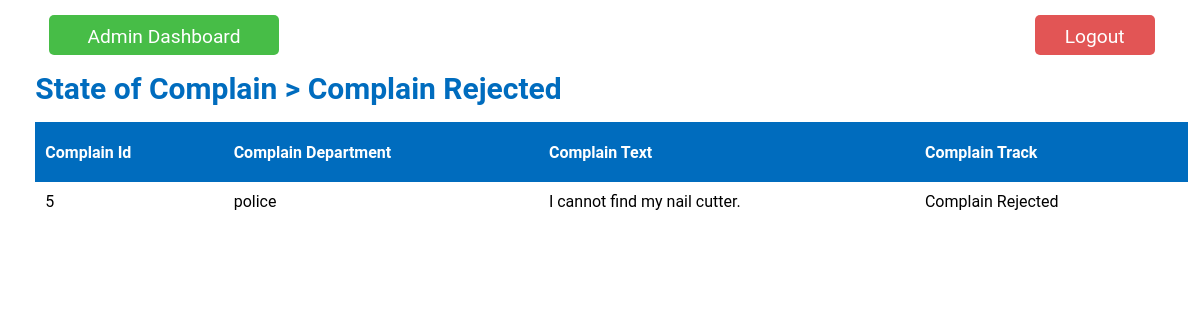
The app's page /views/admin_view_complain.php?state_id=5 (signed in) with its own data.
### tables this page shows
CREATE TABLE `state` (
  `state_id` int(1) NOT NULL,
  `state_name` varchar(50) NOT NULL
);

CREATE TABLE `complain` (
  `complain_id` int(5) NOT NULL,
  `user_id` int(5) NOT NULL,
  `department_id` int(5) NOT NULL,
  `complain_text` varchar(500) NOT NULL,
  `state_id` int(1) NOT NULL DEFAULT 1
);

CREATE TABLE `department` (
  `department_id` int(5) NOT NULL,
  `department_name` varchar(30) NOT NULL,
  `department_username` varchar(30) NOT NULL,
  `department_password` varchar(20) NOT NULL
);

### views/admin_view_complain.php (the view, shortened to what this page needs)
<?php
    include_once '../connection/connection.php';
    if(!empty($_SESSION['admin_id'])){
        if(isset($_GET['state_id'])){
            $state_id = $_GET['state_id'];
            $sql = "SELECT * FROM state WHERE state_id = '$state_id'";
            $res = mysqli_query($db_con, $sql);
            $r = mysqli_fetch_array($res);
            $state_name = $r['state_name'];
        ?>
        <!DOCTYPE html>
        <html lang="en">
        <head>
        <link rel="stylesheet" href="../style.css">
        </head>
        <body>
            <div class="inlineblock">
                <div class="logout">
                    <button onclick="location.href='../auth/adminlogout.php';">Logout</button>
                </div>
                <div class="gotodashboard">
                    <button onclick="location.href='admindashboard.php';">Admin Dashboard</button>
                </div>
            </div>
            <div class="approval_State">
                State of Complain > <?php echo $state_name; ?>
            </div>
            <table>
                <tr>
                    <th>Complain Id</th>
                    <th>Complain Department</th>
                    <th>Complain Text</th>
                    <th>Complain Track</th>
                </tr>
                <tr>
                    <?php
                        $query="SELECT * FROM complain WHERE state_id = '$state_id'";
                        $result = mysqli_query($db_con,$query);
                        if($result){
                            while($row=mysqli_fetch_array($result)){
                                $department_id=$row['department_id'];
                                $query1 = "SELECT * FROM department WHERE department_id = '$department_id'";
                                $result1 = mysqli_query($db_con,$query1);
                                $row1=mysqli_fetch_array($result1);
                                $state_id=$row['state_id'];
                                $query2 = "SELECT * FROM state WHERE state_id = '$state_id'";
                                $result2 = mysqli_query($db_con,$query2);
                                $row2=mysqli_fetch_array($result2);
                                ?>
                                    <tr>
                                        <td><?php echo $row['complain_id']; ?></td>
                                        <td><?php echo $row1['department_name']; ?></td>
                                        <td><?php echo $row['complain_text']; ?></td>
                                        <td><?php echo $row2['state_name']?></td>
                                    </tr>
                                <?php
                            }
                        }
                        else{
                            die("Error");
                        }
                    }
                    ?>
            </table>
        </body>
        </html>
        <?php
    }
    else{
        header('location:../views/accessdenied.php');
    }
?>

### style.css (style rules this page uses)
* { margin: auto 1%; padding: 0%; font-family: 'Roboto', sans-serif; }
button { margin-top: 2vh; height: 5vh; width: 10vw; background-color: rgb(0,108,190); color: white; border-radius: 10px; border: none; cursor: pointer; font-size: 1.1em; }
table { border-collapse: collapse; width: 100%; margin-top: 2vh; }
th, td { text-align: left; padding: 10px 10px; }
tr:nth-child(even) { background-color: #f2f2f2 }
th { background-color: rgb(0,108,190); color: white; height: 5vh; }
.inlineblock { display: flex; flex-direction:row-reverse; justify-content: space-between; }
.logout { float: right; }
.logout button { background-color: rgb(226, 85, 85); color: white; border: none; border-radius: 5px; padding: 10px; margin-top: 15px; font-size: 1.2em; }
.gotodashboard button { width: 12em; background-color: rgb(71, 189, 71); color: white; border: none; border-radius: 5px; padding: 10px; margin-top: 15px; font-size: 1.2em; }
.approval_State { margin-top: 2vh; font-size: 30px; font-weight: bold; color: rgb(0,108,190); }

### records on screen
state: state_name "Complain Rejected"
complain: complain_id "5", department.department_name "police", complain_text "I cannot find my nail cutter.", state.state_name "Complain Rejected"
